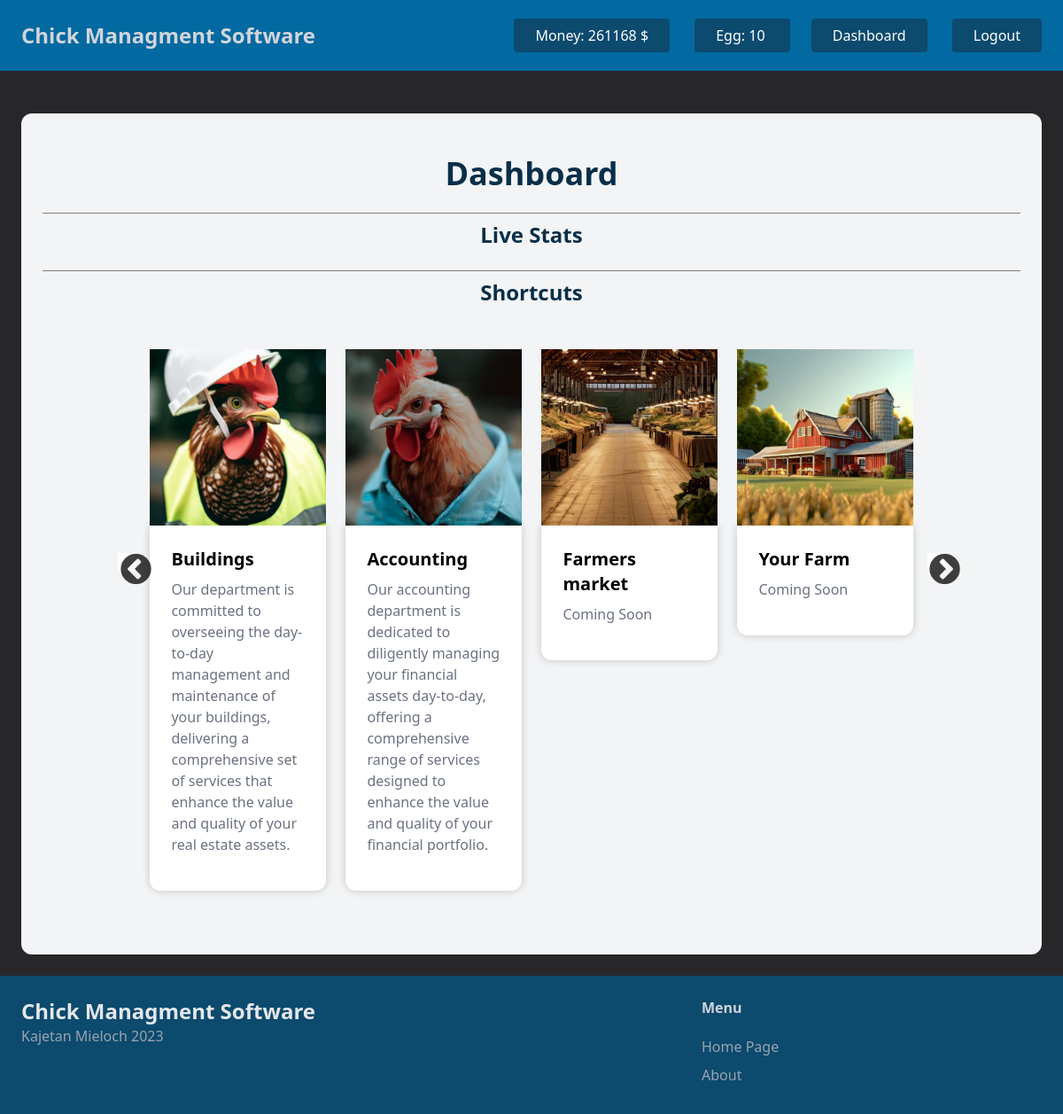
The page /dashboard/ (signed in) on the database its author committed.
### item/models.py (models this page shows, shortened)
class Department(models.Model):
    name = models.CharField(max_length=50)
    description = models.TextField()
    image = models.ImageField(upload_to='department_images')
    link = models.CharField(max_length=50)
    class Meta:
        verbose_name = 'Department'

### dashboard/views.py (the view)
# urls.py: path('', views.index, name='index'),
@login_required
def index(request):
    departments = Department.objects.all()
    return render(request, 'dashboard/index.html', {
        'departments': departments,
    })

### dashboard/templates/dashboard/index.html (shortened to what this page needs)
{% extends 'core/base.html' %}
{% block content %}
    <div class="mt-6 px-6 py-12 bg-gray-100 rounded-xl">
        <h1 class="mb-6 text-4xl font-bold text-center text-sky-950">Dashboard</h1>
        <hr class="mb-2" style="border-top: 1px solid gray;">
        <h2 class="mb-6 text-2xl font-bold text-center text-sky-950">Live Stats</h2>
        <hr class="mb-2" style="border-top: 1px solid gray;">
        <h2 class="mb-6 text-2xl font-bold text-center text-sky-950">Shortcuts</h2>
        <div class="carousel">
            {% for department in departments %}
                <div class="wholeCard mt-6">
                    <a href="{% url department.link %}">
                        <img src="{{ department.image.url }}" alt="{{ department.name }}" class="mt-6">
                    <div class="p-6 bg-white rounded-b-xl card mb-6">
                        <h3 class="mb-2 text-xl font-bold">{{ department.name }}</h3>
                        <p class="mb-4 text-gray-500">{{ department.description }}</p>
                </div>
                </a>
                </div>
            {% endfor %}
        </div>
    </div>
{% endblock %}

### core/templates/core/base.html (shortened to what this page needs)
<!DOCTYPE html>
<html lang="en">
<head>
    <script src="https://cdn.tailwindcss.com"></script>
    <link rel="stylesheet" type="text/css" href="https://cdn.jsdelivr.net/npm/slick-carousel@1.8.1/slick/slick.css"/>
    <link rel="stylesheet" type="text/css" href="https://cdn.jsdelivr.net/npm/slick-carousel@1.8.1/slick/slick-theme.css"/>
</head>
<body class="bg-zinc-800">
    <nav class="py-6 px-6 flex justify-between items-center bg-sky-700">
        <div>
            <a href="/" class="text-2xl font-bold text-gray-300">Chick Managment Software</a>
        </div>
        <div class="space-x-6">
            {% if user.is_authenticated %}
                <a class="px-6 py-2 bg-sky-900 text-white rounded hover:bg-sky-800">Money: <span id="money-value"></span> $</a>
                <a class="px-6 py-2 bg-sky-900 text-white rounded hover:bg-sky-800">Egg: <span id="egg-value"></span> </a>
                <a href="{% url 'dashboard:index' %}" class="px-6 py-2 bg-sky-900 text-white rounded hover:bg-sky-800">Dashboard</a>
                <a href="{% url 'core:logout' %}" class="px-6 py-2 bg-sky-900 text-white rounded hover:bg-sky-800">Logout</a>
            {% else %}
                <a href="{% url 'core:signup' %}" class="px-6 py-2 bg-sky-900 text-white rounded hover:bg-sky-800">Sing up</a>
                <a href="{% url 'core:login' %}" class="px-6 py-2 bg-sky-900 text-white rounded hover:bg-sky-800">Log in</a>
            {% endif %}
        </div>
    </nav>
    <div class="px-6 py-6">
        {% block content %}
        {% endblock %}
    </div>
    <footer class="py-6 px-6 flex justify-between bg-sky-900">
        <div class="w-2/3 pr-10">
            <h3 class="text-gray-200 text-2xl font-bold">Chick Managment Software</h3>
            <p class="text-gray-400">Kajetan Mieloch 2023</p>
        </div>
        <div class="w-1/3">
            <h3 class="mb-5 font-bold text-gray-300">Menu</h3>
            <ul class="text-gray-400">
                <li class="mb-2"><a href="/#" class="hover:text-gray-200">Home Page</a></li>
                <li class="mb-2"><a href="/#" class="hover:text-gray-200">About</a></li>
</body>
</html>

### rows shown on the page
Department: image (picture), name "Buildings", description "Our department is committed to overseeing the day-to-day management and maintenance of your buildings, delivering a comprehensive set of services that enhance the value and quality of your real estate assets."
Department: image (picture), name "Accounting", description "Our accounting department is dedicated to diligently managing your financial assets day-to-day, offering a comprehensive range of services designed to enhance the value and quality of your financial portfolio."
Department: image (picture), name "Farmers market", description "Coming Soon"
Department: image (picture), name "Your Farm", description "Coming Soon"
